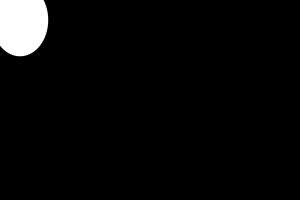
Frame 1 (no input)
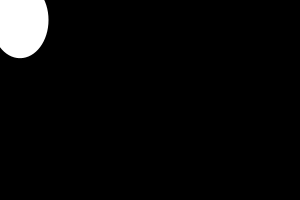
Frame 60 (the mouse pressed at the canvas centre just before this capture)
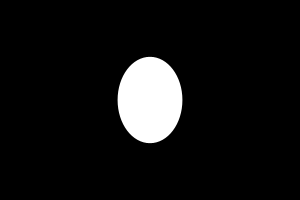
Frame 120 (the mouse held since frame 60 and released just before this capture)

The Processing sketch that drew these frames (run headless with seeded random() and noise(); from frame 60 on, the mouse is pressed at the canvas centre):

// Processing sketch: processing_78770
// ── processing_78770.pde

//definitions for the sketch
float spin = 0.0;

void setup(){
  size(300,200);
  
  background(0);
  noStroke();
}

void draw(){
  background(0);
  

 
  //bedingung was gemacht wird wenn maus gedrückt
  if(mousePressed){
    ellipse(mouseX, mouseY, 10 + random(40,90), 30 + random(40,120));
  }else{
    fill(255);
  }
  
  if(!mousePressed){
        ellipse(20,20, 10 + random(40,50), 30 + random(40,50));
  }
    
  //mouseX
  //mouseY   wo die Mouse sich befindet
  //ellipse(mouseX, mouseY, 10 + random(40,70), 30 + random(40,70));
  spin += 1.0;
  
}
